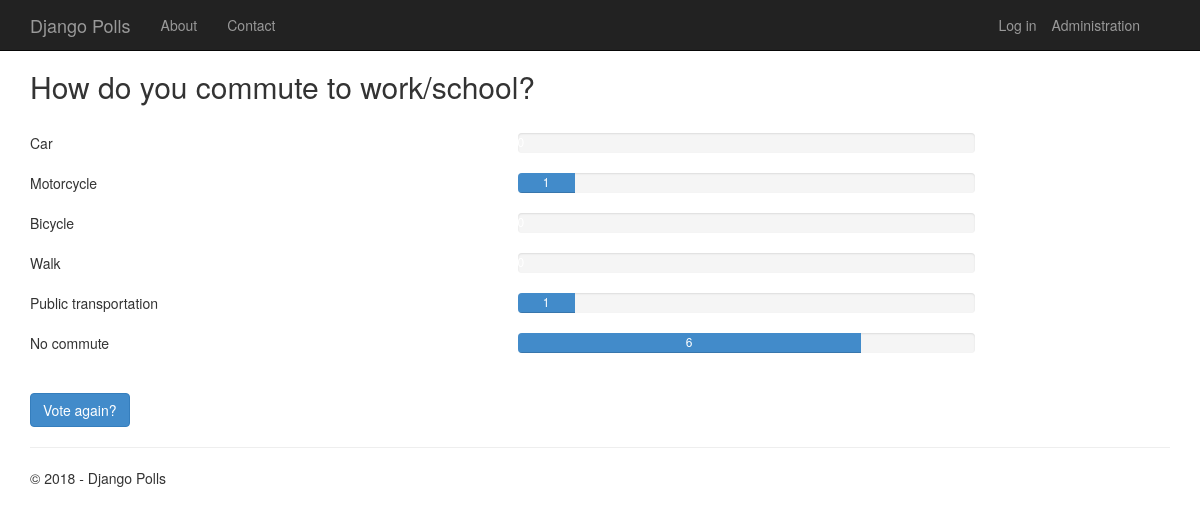
The app's page /2/results/ with its own data.
### app/models.py (models this page shows, shortened)
class Poll(models.Model):
    text = models.CharField(max_length=200)
    pub_date = models.DateTimeField('date published')
    author = models.CharField(max_length=100, blank=True)
    def total_votes(self):
        return self.choice_set.aggregate(Sum('votes'))['votes__sum']

class Choice(models.Model):
    poll = models.ForeignKey(Poll)
    text = models.CharField(max_length=200)
    votes = models.IntegerField(default=0)
    def votes_percentage(self):
        total = self.poll.total_votes()
        return self.votes / float(total) * 100 if total > 0 else 0

### app/views.py (the view)
class PollResultsView(DetailView):
    model = Poll
    def get_context_data(self, **kwargs):
        context = super(PollResultsView, self).get_context_data(**kwargs)
        context['title'] = 'Results'
        context['year'] = datetime.now().year
        return context

### app/templates/app/results.html
{% extends "app/layout.html" %}
{% block content %}
<h2>{{ poll.text }}</h2>
<br />
{% for choice in poll.choice_set.all %}
<div class="row">
    <div class="col-sm-5">{{choice.text}}</div>
    <div class="col-sm-5">
        <div class="progress">
            <div class="progress-bar" role="progressbar" aria-valuenow="{{choice.votes}}" aria-valuemin="0" aria-valuemax="{{poll.total_votes}}" style="width: {{choice.votes_percentage}}%;">
                {{choice.votes}}
            </div>
        </div>
    </div>
</div>
{% endfor %}
<br />
<a class="btn btn-primary" href="{% url 'app:detail' poll.id %}">Vote again?</a>
{% endblock %}

### app/static/app/content/site.css (style rules this page uses)
body { padding-top: 50px; padding-bottom: 20px; }

### records on screen
Poll: text "How do you commute to work/school?"
Choice: text "Car"
Choice: text "Motorcycle", votes "1"
Choice: text "Bicycle"
Choice: text "Walk"
Choice: text "Public transportation", votes "1"
Choice: text "No commute", votes "6"

### other values on screen
{{ year }} "2018"
